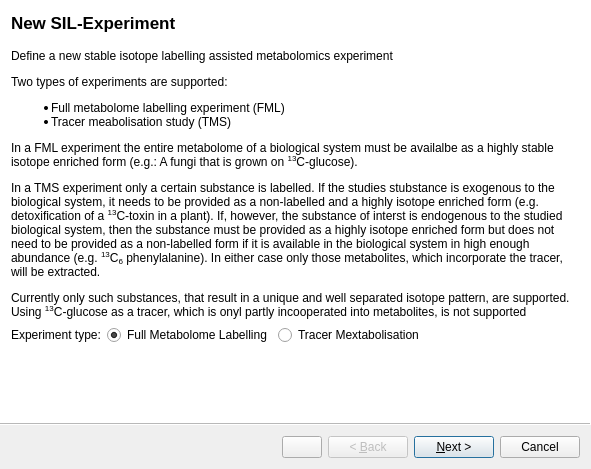
<?xml version="1.0" encoding="UTF-8"?>
<ui version="4.0">
 <class>Wizard</class>
 <widget class="QWizard" name="Wizard">
  <property name="geometry">
   <rect>
    <x>0</x>
    <y>0</y>
    <width>591</width>
    <height>469</height>
   </rect>
  </property>
  <property name="windowTitle">
   <string>Wizard</string>
  </property>
  <property name="wizardStyle">
   <enum>QWizard::ModernStyle</enum>
  </property>
  <property name="options">
   <set>QWizard::HaveCustomButton1</set>
  </property>
  <widget class="QWizardPage" name="wizardPage1">
   <property name="title">
    <string>New SIL-Experiment</string>
   </property>
   <layout class="QVBoxLayout" name="verticalLayout">
    <item>
     <widget class="QLabel" name="label_2">
      <property name="text">
       <string>&lt;html&gt;&lt;head/&gt;&lt;body&gt;&lt;p&gt;Define a new stable isotope labelling assisted metabolomics experiment&lt;/p&gt;&lt;p&gt;Two types of experiments are supported: &lt;/p&gt;&lt;ul style=&quot;margin-top: 0px; margin-bottom: 0px; margin-left: 0px; margin-right: 0px; -qt-list-indent: 1;&quot;&gt;&lt;li style=&quot; margin-top:12px; margin-bottom:0px; margin-left:0px; margin-right:0px; -qt-block-indent:0; text-indent:0px;&quot;&gt;Full metabolome labelling experiment (FML)&lt;/li&gt;&lt;li style=&quot; margin-top:0px; margin-bottom:12px; margin-left:0px; margin-right:0px; -qt-block-indent:0; text-indent:0px;&quot;&gt;Tracer meabolisation study (TMS)&lt;/li&gt;&lt;/ul&gt;&lt;p&gt;In a FML experiment the entire metabolome of a biological system must be availalbe as a highly stable isotope enriched form (e.g.: A fungi that is grown on &lt;span style=&quot; vertical-align:super;&quot;&gt;13&lt;/span&gt;C-glucose). &lt;/p&gt;&lt;p&gt;In a TMS experiment only a certain substance is labelled. If the studies stubstance is exogenous to the biological system, it needs to be provided as a non-labelled and a highly isotope enriched form (e.g. detoxification of a &lt;span style=&quot; vertical-align:super;&quot;&gt;13&lt;/span&gt;C-toxin in a plant). If, however, the substance of interst is endogenous to the studied biological system, then the substance must be provided as a highly isotope enriched form but does not need to be provided as a non-labelled form if it is available in the biological system in high enough abundance (e.g. &lt;span style=&quot; vertical-align:super;&quot;&gt;13&lt;/span&gt;C&lt;span style=&quot; vertical-align:sub;&quot;&gt;6&lt;/span&gt; phenylalanine). In either case only those metabolites, which incorporate the tracer, will be extracted.&lt;/p&gt;&lt;p&gt;Currently only such substances, that result in a unique and well separated isotope pattern, are supported. Using &lt;span style=&quot; vertical-align:super;&quot;&gt;13&lt;/span&gt;C-glucose as a tracer, which is onyl partly incooperated into metabolites, is not supported&lt;/p&gt;&lt;/body&gt;&lt;/html&gt;</string>
      </property>
      <property name="wordWrap">
       <bool>true</bool>
      </property>
     </widget>
    </item>
    <item>
     <layout class="QHBoxLayout" name="horizontalLayout">
      <item>
       <widget class="QLabel" name="label_4">
        <property name="text">
         <string>Experiment type:</string>
        </property>
       </widget>
      </item>
      <item>
       <widget class="QRadioButton" name="radioButton_2">
        <property name="text">
         <string>Full Metabolome Labelling</string>
        </property>
        <property name="checked">
         <bool>true</bool>
        </property>
       </widget>
      </item>
      <item>
       <widget class="QRadioButton" name="radioButton_3">
        <property name="text">
         <string>Tracer Mextabolisation</string>
        </property>
       </widget>
      </item>
      <item>
       <spacer name="horizontalSpacer">
        <property name="orientation">
         <enum>Qt::Horizontal</enum>
        </property>
        <property name="sizeHint" stdset="0">
         <size>
          <width>40</width>
          <height>20</height>
         </size>
        </property>
       </spacer>
      </item>
     </layout>
    </item>
   </layout>
  </widget>
  <widget class="QWizardPage" name="wizardPage2">
   <property name="title">
    <string>Tracer Metabolisation Experiment</string>
   </property>
   <layout class="QVBoxLayout" name="verticalLayout_3">
    <item>
     <layout class="QHBoxLayout" name="horizontalLayout_2">
      <item>
       <widget class="QPushButton" name="pushButton">
        <property name="text">
         <string>Configure Tracers</string>
        </property>
       </widget>
      </item>
      <item>
       <spacer name="horizontalSpacer_3">
        <property name="orientation">
         <enum>Qt::Horizontal</enum>
        </property>
        <property name="sizeHint" stdset="0">
         <size>
          <width>40</width>
          <height>20</height>
         </size>
        </property>
       </spacer>
      </item>
     </layout>
    </item>
   </layout>
  </widget>
  <widget class="QWizardPage" name="wizardPage3">
   <property name="title">
    <string>Full Metabolome Labelling</string>
   </property>
   <layout class="QVBoxLayout" name="verticalLayout_4">
    <item>
     <layout class="QGridLayout" name="gridLayout_2">
      <item row="1" column="0">
       <widget class="QGroupBox" name="groupBox_2">
        <property name="title">
         <string>GroupBox</string>
        </property>
        <layout class="QGridLayout" name="gridLayout_4">
         <item row="0" column="3">
          <widget class="QDoubleSpinBox" name="doubleSpinBox_7">
           <property name="decimals">
            <number>5</number>
           </property>
           <property name="maximum">
            <double>1.000000000000000</double>
           </property>
           <property name="value">
            <double>0.995000000000000</double>
           </property>
          </widget>
         </item>
         <item row="0" column="2">
          <widget class="QLabel" name="label_6">
           <property name="text">
            <string>Enrichment is</string>
           </property>
          </widget>
         </item>
         <item row="0" column="0">
          <widget class="QLineEdit" name="lineEdit_2">
           <property name="sizePolicy">
            <sizepolicy hsizetype="Minimum" vsizetype="Fixed">
             <horstretch>0</horstretch>
             <verstretch>0</verstretch>
            </sizepolicy>
           </property>
           <property name="text">
            <string>13C</string>
           </property>
          </widget>
         </item>
         <item row="0" column="1">
          <widget class="QLabel" name="label_5">
           <property name="text">
            <string>mass is</string>
           </property>
          </widget>
         </item>
         <item row="0" column="4">
          <spacer name="horizontalSpacer_5">
           <property name="orientation">
            <enum>Qt::Horizontal</enum>
           </property>
           <property name="sizeHint" stdset="0">
            <size>
             <width>40</width>
             <height>20</height>
            </size>
           </property>
          </spacer>
         </item>
        </layout>
       </widget>
      </item>
      <item row="0" column="0">
       <widget class="QGroupBox" name="groupBox">
        <property name="title">
         <string>Natural isotope</string>
        </property>
        <layout class="QGridLayout" name="gridLayout_3">
         <item row="0" column="4">
          <spacer name="horizontalSpacer_4">
           <property name="orientation">
            <enum>Qt::Horizontal</enum>
           </property>
           <property name="sizeType">
            <enum>QSizePolicy::MinimumExpanding</enum>
           </property>
           <property name="sizeHint" stdset="0">
            <size>
             <width>40</width>
             <height>20</height>
            </size>
           </property>
          </spacer>
         </item>
         <item row="0" column="3">
          <widget class="QDoubleSpinBox" name="doubleSpinBox_6">
           <property name="decimals">
            <number>5</number>
           </property>
           <property name="maximum">
            <double>1.000000000000000</double>
           </property>
           <property name="singleStep">
            <double>0.010000000000000</double>
           </property>
           <property name="value">
            <double>0.990000000000000</double>
           </property>
          </widget>
         </item>
         <item row="0" column="0">
          <widget class="QLineEdit" name="lineEdit">
           <property name="sizePolicy">
            <sizepolicy hsizetype="Minimum" vsizetype="Fixed">
             <horstretch>0</horstretch>
             <verstretch>0</verstretch>
            </sizepolicy>
           </property>
           <property name="text">
            <string>12C</string>
           </property>
           <property name="maxLength">
            <number>6</number>
           </property>
          </widget>
         </item>
         <item row="0" column="1">
          <widget class="QLabel" name="label">
           <property name="text">
            <string>mass is</string>
           </property>
          </widget>
         </item>
         <item row="0" column="2">
          <widget class="QLabel" name="label_3">
           <property name="text">
            <string>Enrichment is</string>
           </property>
          </widget>
         </item>
        </layout>
       </widget>
      </item>
      <item row="2" column="0">
       <widget class="QCheckBox" name="checkBox_2">
        <property name="text">
         <string>Use carbon validation </string>
        </property>
       </widget>
      </item>
     </layout>
    </item>
   </layout>
  </widget>
  <widget class="QWizardPage" name="wizardPage4">
   <property name="title">
    <string>M/Z Picking</string>
   </property>
   <layout class="QVBoxLayout" name="verticalLayout_5">
    <item>
     <layout class="QGridLayout" name="gridLayout">
      <item row="8" column="0">
       <widget class="QLabel" name="label_16">
        <property name="text">
         <string>Consider isotopologue abundance</string>
        </property>
       </widget>
      </item>
      <item row="4" column="0">
       <widget class="QLabel" name="label_15">
        <property name="text">
         <string>Maximum charge</string>
        </property>
       </widget>
      </item>
      <item row="1" column="5">
       <widget class="QDoubleSpinBox" name="doubleSpinBox_2">
        <property name="decimals">
         <number>1</number>
        </property>
        <property name="maximum">
         <double>999.000000000000000</double>
        </property>
        <property name="value">
         <double>37.000000000000000</double>
        </property>
       </widget>
      </item>
      <item row="3" column="4">
       <widget class="QLabel" name="label_22">
        <property name="text">
         <string>&lt;html&gt;&lt;head/&gt;&lt;body&gt;&lt;p align=&quot;center&quot;&gt; ≥&lt;/p&gt;&lt;/body&gt;&lt;/html&gt;</string>
        </property>
       </widget>
      </item>
      <item row="4" column="5">
       <widget class="QSpinBox" name="spinBox_5">
        <property name="minimum">
         <number>1</number>
        </property>
        <property name="maximum">
         <number>4</number>
        </property>
        <property name="value">
         <number>2</number>
        </property>
       </widget>
      </item>
      <item row="2" column="5">
       <widget class="QSpinBox" name="spinBox_3">
        <property name="maximum">
         <number>999999999</number>
        </property>
       </widget>
      </item>
      <item row="1" column="2">
       <widget class="QLabel" name="label_11">
        <property name="text">
         <string>Start</string>
        </property>
       </widget>
      </item>
      <item row="2" column="0">
       <widget class="QLabel" name="label_14">
        <property name="text">
         <string>Intensity cutoff (import)</string>
        </property>
       </widget>
      </item>
      <item row="3" column="5">
       <widget class="QSpinBox" name="spinBox_4">
        <property name="maximum">
         <number>999999999</number>
        </property>
        <property name="value">
         <number>5000</number>
        </property>
       </widget>
      </item>
      <item row="1" column="4">
       <widget class="QLabel" name="label_12">
        <property name="text">
         <string>End</string>
        </property>
       </widget>
      </item>
      <item row="0" column="0">
       <widget class="QLabel" name="label_7">
        <property name="text">
         <string>Number of atoms</string>
        </property>
       </widget>
      </item>
      <item row="0" column="3">
       <widget class="QSpinBox" name="spinBox">
        <property name="minimum">
         <number>3</number>
        </property>
       </widget>
      </item>
      <item row="0" column="5">
       <widget class="QSpinBox" name="spinBox_2">
        <property name="minimum">
         <number>70</number>
        </property>
       </widget>
      </item>
      <item row="1" column="0">
       <widget class="QLabel" name="label_10">
        <property name="text">
         <string>Scan range [min]</string>
        </property>
       </widget>
      </item>
      <item row="5" column="5">
       <widget class="QDoubleSpinBox" name="doubleSpinBox_3">
        <property name="decimals">
         <number>1</number>
        </property>
       </widget>
      </item>
      <item row="1" column="3">
       <widget class="QDoubleSpinBox" name="doubleSpinBox">
        <property name="decimals">
         <number>1</number>
        </property>
        <property name="maximum">
         <double>999.000000000000000</double>
        </property>
        <property name="value">
         <double>3.000000000000000</double>
        </property>
       </widget>
      </item>
      <item row="0" column="2">
       <widget class="QLabel" name="label_8">
        <property name="text">
         <string>min:</string>
        </property>
       </widget>
      </item>
      <item row="0" column="4">
       <widget class="QLabel" name="label_9">
        <property name="text">
         <string>max:</string>
        </property>
       </widget>
      </item>
      <item row="0" column="1">
       <spacer name="horizontalSpacer_2">
        <property name="orientation">
         <enum>Qt::Horizontal</enum>
        </property>
        <property name="sizeHint" stdset="0">
         <size>
          <width>40</width>
          <height>20</height>
         </size>
        </property>
       </spacer>
      </item>
      <item row="6" column="5">
       <widget class="QSpinBox" name="spinBox_6">
        <property name="minimum">
         <number>1</number>
        </property>
        <property name="maximum">
         <number>3</number>
        </property>
        <property name="value">
         <number>2</number>
        </property>
       </widget>
      </item>
      <item row="7" column="5">
       <widget class="QSpinBox" name="spinBox_7">
        <property name="minimum">
         <number>1</number>
        </property>
        <property name="maximum">
         <number>3</number>
        </property>
        <property name="value">
         <number>2</number>
        </property>
       </widget>
      </item>
      <item row="9" column="0">
       <widget class="QLabel" name="label_23">
        <property name="text">
         <string>Isotopologue ratio error (±)</string>
        </property>
       </widget>
      </item>
      <item row="8" column="5">
       <widget class="QCheckBox" name="checkBox">
        <property name="text">
         <string/>
        </property>
       </widget>
      </item>
      <item row="3" column="0">
       <widget class="QLabel" name="label_17">
        <property name="text">
         <string>Intensity threshold</string>
        </property>
       </widget>
      </item>
      <item row="6" column="0">
       <widget class="QLabel" name="label_18">
        <property name="text">
         <string>Isotopic pattern count (M)</string>
        </property>
       </widget>
      </item>
      <item row="7" column="0">
       <widget class="QLabel" name="label_19">
        <property name="text">
         <string>Isotopic pattern count (M')</string>
        </property>
       </widget>
      </item>
      <item row="5" column="0">
       <widget class="QLabel" name="label_20">
        <property name="text">
         <string>Mass deviation (ppm)</string>
        </property>
       </widget>
      </item>
      <item row="2" column="4">
       <widget class="QLabel" name="label_21">
        <property name="text">
         <string>&lt;html&gt;&lt;head/&gt;&lt;body&gt;&lt;p align=&quot;center&quot;&gt;≤ &lt;/p&gt;&lt;/body&gt;&lt;/html&gt;</string>
        </property>
       </widget>
      </item>
      <item row="9" column="2">
       <widget class="QLabel" name="label_13">
        <property name="text">
         <string>TextLabel</string>
        </property>
       </widget>
      </item>
      <item row="9" column="4">
       <widget class="QLabel" name="label_24">
        <property name="text">
         <string>TextLabel</string>
        </property>
       </widget>
      </item>
      <item row="9" column="3">
       <widget class="QDoubleSpinBox" name="doubleSpinBox_4">
        <property name="minimum">
         <double>0.000000000000000</double>
        </property>
        <property name="maximum">
         <double>1.000000000000000</double>
        </property>
        <property name="singleStep">
         <double>0.100000000000000</double>
        </property>
        <property name="value">
         <double>0.100000000000000</double>
        </property>
       </widget>
      </item>
      <item row="9" column="5">
       <widget class="QDoubleSpinBox" name="doubleSpinBox_5">
        <property name="minimum">
         <double>0.000000000000000</double>
        </property>
        <property name="maximum">
         <double>1.000000000000000</double>
        </property>
        <property name="singleStep">
         <double>0.100000000000000</double>
        </property>
        <property name="value">
         <double>0.100000000000000</double>
        </property>
       </widget>
      </item>
     </layout>
    </item>
   </layout>
  </widget>
  <widget class="QWizardPage" name="wizardPage5">
   <property name="title">
    <string>Chromatographic separation</string>
   </property>
   <layout class="QVBoxLayout" name="verticalLayout_6"/>
  </widget>
 </widget>
 <resources/>
 <connections/>
</ui>
